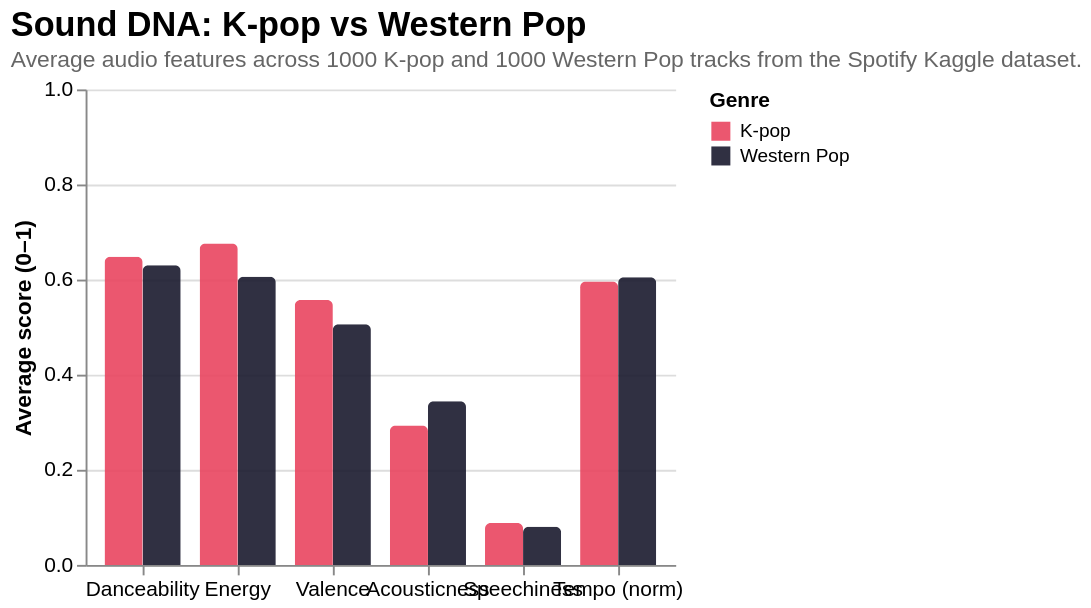

Express this chart as Vega-Lite.
### Vega-Lite specification from a JSON file in a GitHub repository (floating-point values rounded to 4 significant figures)
{"title": {"text": "Sound DNA: K-pop vs Western Pop", "subtitle": "Average audio features across 1000 K-pop and 1000 Western Pop tracks from the Spotify Kaggle dataset.", "anchor": "start", "fontSize": 18, "subtitleFontSize": 12, "subtitleColor": "#666"}, "width": "container", "height": 320, "autosize": {"type": "fit-x", "contains": "padding"}, "config": {"view": {"stroke": null}, "axis": {"labelFontSize": 11, "titleFontSize": 12}}, "data": {"values": [{"feature": "Danceability", "genre": "K-pop", "value": 0.648}, {"feature": "Energy", "genre": "K-pop", "value": 0.676}, {"feature": "Valence", "genre": "K-pop", "value": 0.557}, {"feature": "Acousticness", "genre": "K-pop", "value": 0.293}, {"feature": "Speechiness", "genre": "K-pop", "value": 0.088}, {"feature": "Danceability", "genre": "Western Pop", "value": 0.63}, {"feature": "Energy", "genre": "Western Pop", "value": 0.606}, {"feature": "Valence", "genre": "Western Pop", "value": 0.506}, {"feature": "Acousticness", "genre": "Western Pop", "value": 0.344}, {"feature": "Speechiness", "genre": "Western Pop", "value": 0.08}, {"feature": "Tempo (norm)", "genre": "K-pop", "value": 0.596}, {"feature": "Tempo (norm)", "genre": "Western Pop", "value": 0.605}]}, "mark": {"type": "bar", "cornerRadiusEnd": 3, "opacity": 0.9}, "encoding": {"x": {"field": "feature", "type": "nominal", "title": null, "axis": {"labelAngle": 0}, "sort": ["Danceability", "Energy", "Valence", "Acousticness", "Speechiness", "Tempo (norm)"]}, "xOffset": {"field": "genre", "type": "nominal"}, "y": {"field": "value", "type": "quantitative", "title": "Average score (0–1)", "scale": {"domain": [0, 1]}}, "color": {"field": "genre", "type": "nominal", "title": "Genre", "scale": {"domain": ["K-pop", "Western Pop"], "range": ["#e94560", "#1a1a2e"]}}, "tooltip": [{"field": "feature", "title": "Feature"}, {"field": "genre", "title": "Genre"}, {"field": "value", "title": "Score", "format": ".3f"}]}, "$schema": "https://vega.github.io/schema/vega-lite/v5.json"}
